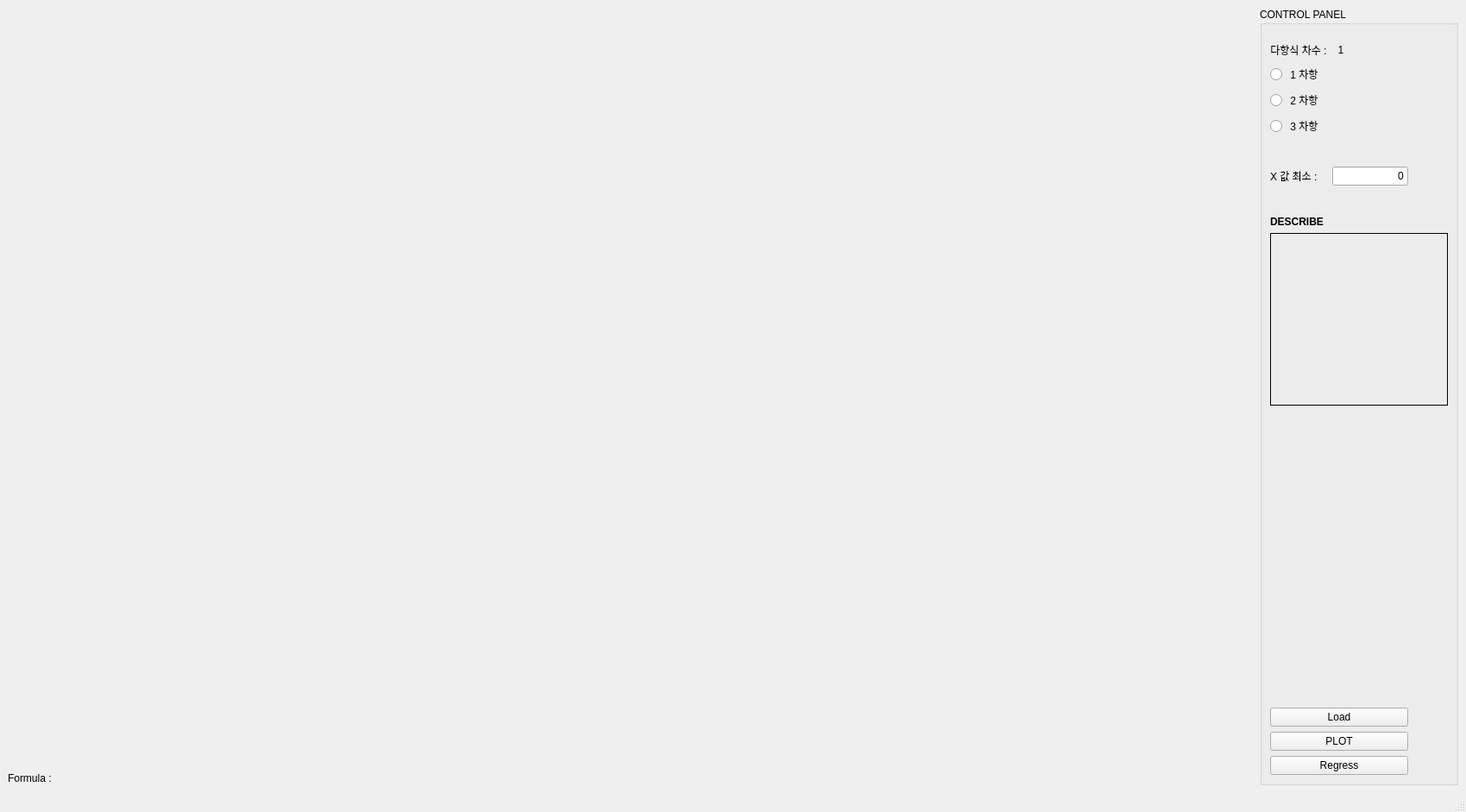
<?xml version="1.0" encoding="UTF-8"?>
<ui version="4.0">
 <class>MainWindow</class>
 <widget class="QMainWindow" name="MainWindow">
  <property name="geometry">
   <rect>
    <x>0</x>
    <y>0</y>
    <width>1699</width>
    <height>941</height>
   </rect>
  </property>
  <property name="minimumSize">
   <size>
    <width>0</width>
    <height>0</height>
   </size>
  </property>
  <property name="maximumSize">
   <size>
    <width>16777215</width>
    <height>16777215</height>
   </size>
  </property>
  <property name="windowTitle">
   <string>MainWindow</string>
  </property>
  <widget class="QWidget" name="centralwidget">
   <layout class="QGridLayout" name="gridLayout">
    <item row="4" column="2">
     <widget class="QLabel" name="history_list">
      <property name="maximumSize">
       <size>
        <width>16777215</width>
        <height>20</height>
       </size>
      </property>
      <property name="text">
       <string/>
      </property>
      <property name="alignment">
       <set>Qt::AlignLeading|Qt::AlignLeft|Qt::AlignTop</set>
      </property>
     </widget>
    </item>
    <item row="4" column="0">
     <widget class="QLabel" name="label_3">
      <property name="maximumSize">
       <size>
        <width>80</width>
        <height>20</height>
       </size>
      </property>
      <property name="text">
       <string>Formula :</string>
      </property>
     </widget>
    </item>
    <item row="0" column="0" rowspan="4" colspan="3">
     <widget class="MplWidget" name="MplWidget" native="true">
      <property name="minimumSize">
       <size>
        <width>759</width>
        <height>0</height>
       </size>
      </property>
     </widget>
    </item>
    <item row="4" column="1">
     <widget class="QLineEdit" name="graphic_formula">
      <property name="maximumSize">
       <size>
        <width>800</width>
        <height>16777215</height>
       </size>
      </property>
      <property name="styleSheet">
       <string notr="true">background-color: rgb(240, 240, 240);</string>
      </property>
      <property name="frame">
       <bool>false</bool>
      </property>
     </widget>
    </item>
    <item row="0" column="3" rowspan="5">
     <widget class="QGroupBox" name="groupBox">
      <property name="sizePolicy">
       <sizepolicy hsizetype="Preferred" vsizetype="Maximum">
        <horstretch>0</horstretch>
        <verstretch>0</verstretch>
       </sizepolicy>
      </property>
      <property name="maximumSize">
       <size>
        <width>230</width>
        <height>2000</height>
       </size>
      </property>
      <property name="title">
       <string>CONTROL PANEL</string>
      </property>
      <layout class="QGridLayout" name="gridLayout_2">
       <item row="0" column="1">
        <widget class="QLabel" name="coeff">
         <property name="minimumSize">
          <size>
           <width>0</width>
           <height>30</height>
          </size>
         </property>
         <property name="maximumSize">
          <size>
           <width>20</width>
           <height>20</height>
          </size>
         </property>
         <property name="text">
          <string>1</string>
         </property>
         <property name="alignment">
          <set>Qt::AlignCenter</set>
         </property>
        </widget>
       </item>
       <item row="3" column="2">
        <spacer name="horizontalSpacer">
         <property name="orientation">
          <enum>Qt::Horizontal</enum>
         </property>
         <property name="sizeType">
          <enum>QSizePolicy::MinimumExpanding</enum>
         </property>
         <property name="sizeHint" stdset="0">
          <size>
           <width>40</width>
           <height>20</height>
          </size>
         </property>
        </spacer>
       </item>
       <item row="6" column="0">
        <spacer name="verticalSpacer">
         <property name="orientation">
          <enum>Qt::Vertical</enum>
         </property>
         <property name="sizeType">
          <enum>QSizePolicy::MinimumExpanding</enum>
         </property>
         <property name="sizeHint" stdset="0">
          <size>
           <width>20</width>
           <height>40</height>
          </size>
         </property>
        </spacer>
       </item>
       <item row="4" column="0">
        <widget class="QLabel" name="label_5">
         <property name="maximumSize">
          <size>
           <width>16777215</width>
           <height>20</height>
          </size>
         </property>
         <property name="font">
          <font>
           <weight>75</weight>
           <bold>true</bold>
          </font>
         </property>
         <property name="text">
          <string>DESCRIBE</string>
         </property>
        </widget>
       </item>
       <item row="7" column="0" colspan="2">
        <layout class="QVBoxLayout" name="verticalLayout_2">
         <item>
          <widget class="QPushButton" name="file_load_button">
           <property name="maximumSize">
            <size>
             <width>4000</width>
             <height>40</height>
            </size>
           </property>
           <property name="text">
            <string>Load</string>
           </property>
          </widget>
         </item>
         <item>
          <widget class="QPushButton" name="plot_button">
           <property name="maximumSize">
            <size>
             <width>4000</width>
             <height>40</height>
            </size>
           </property>
           <property name="text">
            <string>PLOT</string>
           </property>
          </widget>
         </item>
         <item>
          <widget class="QPushButton" name="regression_button">
           <property name="maximumSize">
            <size>
             <width>4000</width>
             <height>40</height>
            </size>
           </property>
           <property name="text">
            <string>Regress</string>
           </property>
          </widget>
         </item>
        </layout>
       </item>
       <item row="3" column="0">
        <widget class="QLabel" name="label_2">
         <property name="minimumSize">
          <size>
           <width>0</width>
           <height>80</height>
          </size>
         </property>
         <property name="text">
          <string>X 값 최소 :</string>
         </property>
         <property name="alignment">
          <set>Qt::AlignLeading|Qt::AlignLeft|Qt::AlignVCenter</set>
         </property>
        </widget>
       </item>
       <item row="0" column="0">
        <widget class="QLabel" name="label">
         <property name="minimumSize">
          <size>
           <width>0</width>
           <height>30</height>
          </size>
         </property>
         <property name="maximumSize">
          <size>
           <width>16777215</width>
           <height>20</height>
          </size>
         </property>
         <property name="text">
          <string>다항식 차수 :</string>
         </property>
         <property name="alignment">
          <set>Qt::AlignCenter</set>
         </property>
        </widget>
       </item>
       <item row="2" column="0" colspan="2">
        <layout class="QVBoxLayout" name="verticalLayout">
         <property name="sizeConstraint">
          <enum>QLayout::SetDefaultConstraint</enum>
         </property>
         <item>
          <widget class="QRadioButton" name="radio_button_1">
           <property name="text">
            <string> 1 차항</string>
           </property>
          </widget>
         </item>
         <item>
          <widget class="QRadioButton" name="radio_button_2">
           <property name="text">
            <string> 2 차항</string>
           </property>
          </widget>
         </item>
         <item>
          <widget class="QRadioButton" name="radio_button_3">
           <property name="text">
            <string> 3 차항</string>
           </property>
          </widget>
         </item>
        </layout>
       </item>
       <item row="5" column="0" colspan="3">
        <widget class="QLabel" name="df_describe_note">
         <property name="minimumSize">
          <size>
           <width>0</width>
           <height>200</height>
          </size>
         </property>
         <property name="maximumSize">
          <size>
           <width>250</width>
           <height>200</height>
          </size>
         </property>
         <property name="font">
          <font>
           <family>굴림체</family>
          </font>
         </property>
         <property name="styleSheet">
          <string notr="true">border-color: rgb(0, 0, 0);</string>
         </property>
         <property name="frameShape">
          <enum>QFrame::Box</enum>
         </property>
         <property name="text">
          <string/>
         </property>
         <property name="alignment">
          <set>Qt::AlignLeading|Qt::AlignLeft|Qt::AlignTop</set>
         </property>
        </widget>
       </item>
       <item row="3" column="1">
        <widget class="QLineEdit" name="x_min">
         <property name="minimumSize">
          <size>
           <width>60</width>
           <height>0</height>
          </size>
         </property>
         <property name="text">
          <string>0</string>
         </property>
         <property name="alignment">
          <set>Qt::AlignRight|Qt::AlignTrailing|Qt::AlignVCenter</set>
         </property>
        </widget>
       </item>
      </layout>
     </widget>
    </item>
   </layout>
  </widget>
  <widget class="QMenuBar" name="menubar">
   <property name="geometry">
    <rect>
     <x>0</x>
     <y>0</y>
     <width>1699</width>
     <height>21</height>
    </rect>
   </property>
  </widget>
  <widget class="QStatusBar" name="statusbar"/>
 </widget>
 <customwidgets>
  <customwidget>
   <class>MplWidget</class>
   <extends>QWidget</extends>
   <header>mplwidget.h</header>
   <container>1</container>
  </customwidget>
 </customwidgets>
 <resources/>
 <connections/>
</ui>
